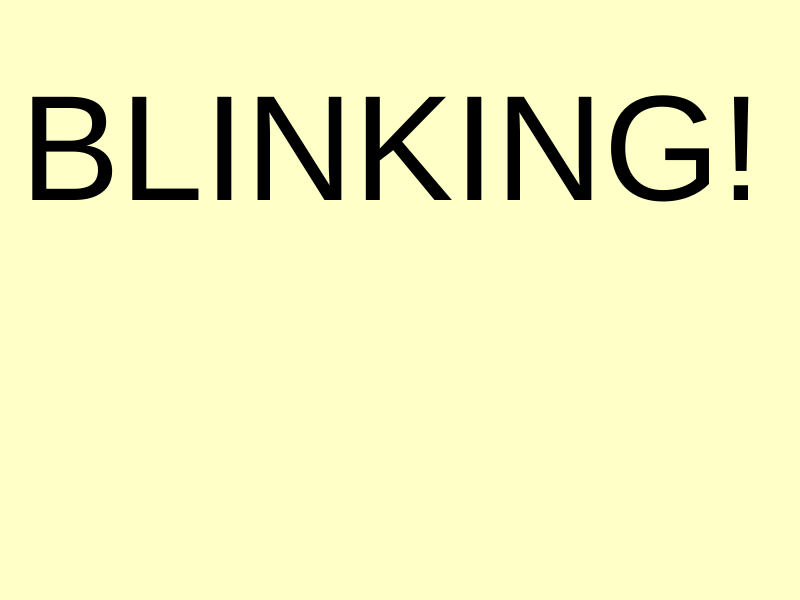
Frame 1 (no input)
Frame 60 (no input): blank canvas, image omitted
Frame 120 (the mouse pressed at the canvas centre since frame 60): identical to frame 1, image omitted

The p5.js sketch that drew this single still picture (run headless with seeded random() and noise() and a simulated clock; from frame 60 on, the mouse is pressed at the canvas centre):

// p5.js sketch
// ── sketch.js
function setup() {
  createCanvas(800,600);
  textSize(150)
}

function draw() {
  background(255,255,200);
  
  var t = floor(millis()%1000);
  
  if (t<500){
    text("BLINKING!", 20,200);
  }
}
